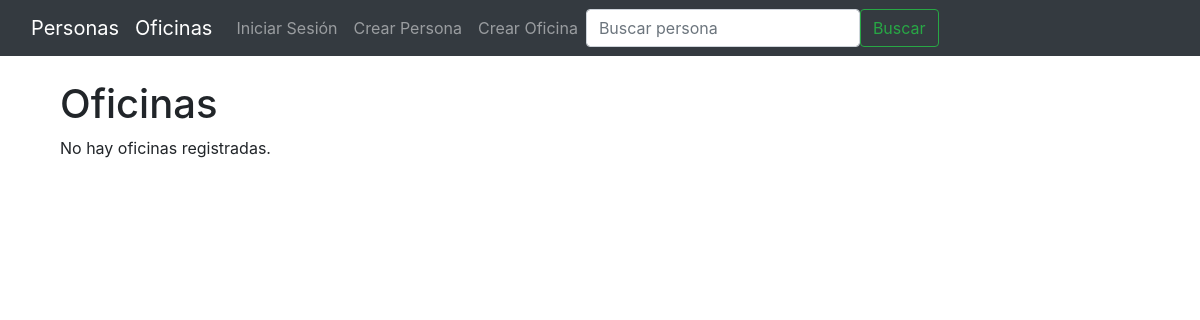
Before: /oficina/lista/ with the older database file.
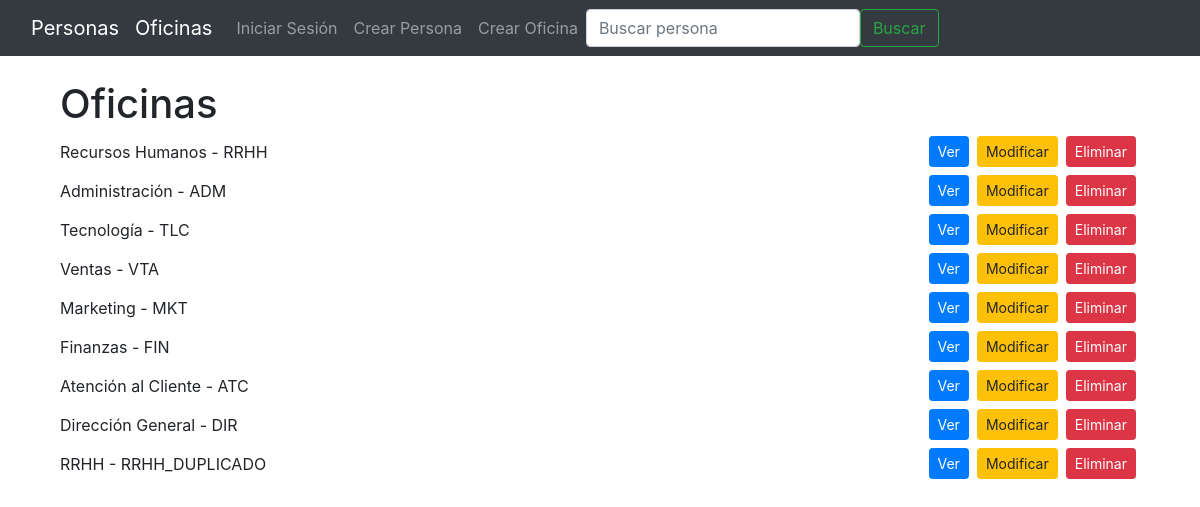
After: the same page with the newer database file.
### oficina/models.py (models this page shows, shortened)
class Oficina(models.Model):
    nombre = models.CharField(verbose_name="Nombre", max_length=50)
    nombre_corto = models.CharField(verbose_name="Nombre Corto", max_length=20)
    class Meta:
        verbose_name = 'Oficina'
        verbose_name_plural = 'Oficinas'

### oficina/views.py (the view)
class OficinaListView(ListView):
    model = Oficina
    template_name = 'oficina/lista.html'
    context_object_name = 'oficinas'

### templates/oficina/lista.html (shortened to what this page needs)
{% extends 'base.html' %}
{% block content %}
<div class="container">
  <h1>Oficinas</h1>
  <div class="row">
    {% for oficina in oficinas %}
      <div class="col-12 mb-2 d-flex align-items-center">
        <span class="flex-grow-1">{{ oficina.nombre }} - {{ oficina.nombre_corto }}</span>
        <a href="{% url 'oficina:detalle' oficina.pk %}" class="btn btn-primary btn-sm mx-1">Ver</a>
        <a href="{% url 'oficina:editar' oficina.pk %}" class="btn btn-warning btn-sm mx-1">Modificar</a>
        <a href="{% url 'oficina:eliminar' oficina.pk %}" class="btn btn-danger btn-sm mx-1">Eliminar</a>
      </div>
    {% empty %}
      <div class="col-12">No hay oficinas registradas.</div>
    {% endfor %}
  </div>
</div>
{% endblock content %}

Changed rows visible on the page:
added Oficina: nombre "Recursos Humanos", nombre_corto "RRHH"
added Oficina: nombre "Administración", nombre_corto "ADM"
added Oficina: nombre "Tecnología", nombre_corto "TLC"
added Oficina: nombre "Ventas", nombre_corto "VTA"
added Oficina: nombre "Marketing", nombre_corto "MKT"
added Oficina: nombre "Finanzas", nombre_corto "FIN"
added Oficina: nombre "Atención al Cliente", nombre_corto "ATC"
added Oficina: nombre "Dirección General", nombre_corto "DIR"
added Oficina: nombre "RRHH", nombre_corto "RRHH_DUPLICADO"
Other visible differences:
text no longer shown: "No hay oficinas registradas."
